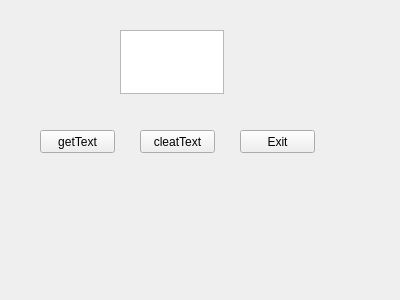
<?xml version="1.0" encoding="UTF-8"?>
<ui version="4.0">
 <class>Form</class>
 <widget class="QWidget" name="Form">
  <property name="geometry">
   <rect>
    <x>0</x>
    <y>0</y>
    <width>400</width>
    <height>300</height>
   </rect>
  </property>
  <property name="windowTitle">
   <string>Form</string>
  </property>
  <widget class="QTextEdit" name="textEdit">
   <property name="geometry">
    <rect>
     <x>120</x>
     <y>30</y>
     <width>104</width>
     <height>64</height>
    </rect>
   </property>
  </widget>
  <widget class="QPushButton" name="pushButton">
   <property name="geometry">
    <rect>
     <x>40</x>
     <y>130</y>
     <width>75</width>
     <height>23</height>
    </rect>
   </property>
   <property name="text">
    <string>getText</string>
   </property>
  </widget>
  <widget class="QPushButton" name="pushButton_2">
   <property name="geometry">
    <rect>
     <x>240</x>
     <y>130</y>
     <width>75</width>
     <height>23</height>
    </rect>
   </property>
   <property name="text">
    <string>Exit</string>
   </property>
  </widget>
  <widget class="QPushButton" name="pushButton_3">
   <property name="geometry">
    <rect>
     <x>140</x>
     <y>130</y>
     <width>75</width>
     <height>23</height>
    </rect>
   </property>
   <property name="text">
    <string>cleatText</string>
   </property>
  </widget>
 </widget>
 <resources/>
 <connections/>
</ui>
